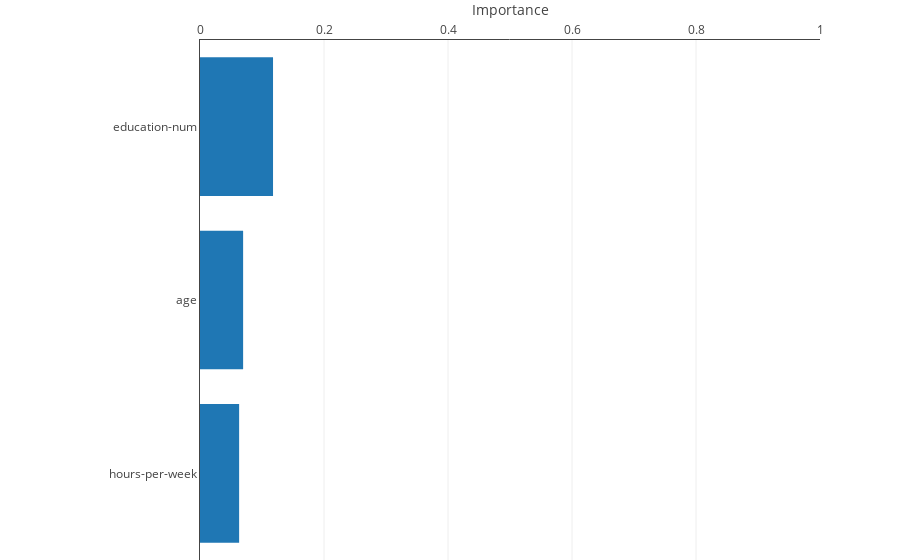

The code cell stored with this chart in its notebook:
### Markdown cell above
We can also get an overview of features' importance and determine which ones impact the predictions the most:

### Code cell
explainer.plot_bias_ranking(
    X_test=X_test[['age', 'hours-per-week', 'education-num']],
    y_test_pred=y_pred,
    inline=True
)

### Figure 1 — Plotly figure (JSON) as saved in the notebook; plotly's stock layout.template omitted (floating-point values rounded to 4 significant figures)
{"data": [{"hoverinfo": "x", "orientation": "h", "type": "bar", "uid": "42df04c6-5d05-48b7-a80d-2b716a8f8c89", "x": [0.06311, 0.06954, 0.1178], "y": ["hours-per-week", "age", "education-num"]}], "layout": {"margin": {"b": 0, "l": 200, "t": 40}, "xaxis": {"fixedrange": true, "range": [0, 1], "showline": true, "side": "top", "title": {"text": "Importance"}, "zeroline": false}, "yaxis": {"fixedrange": true, "showline": true, "zeroline": false}}}
